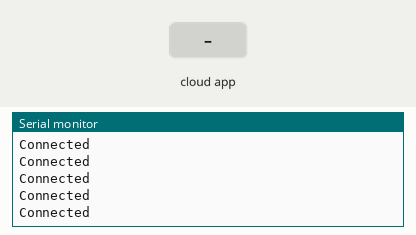
This sketch was run on a simulated ESP8266 (NodeMCU). Parts: the last lines printed to the serial monitor. The inputs (shaded band) are chosen by the test bench. WiFi joins after 1.5 s; servers stay silent unless stated; the ROS host is connected and sends only what is stated.

Above: at 2.7 s.
2.8 s: the phone or cloud app sets linear.x to -100
At 3.17 s:
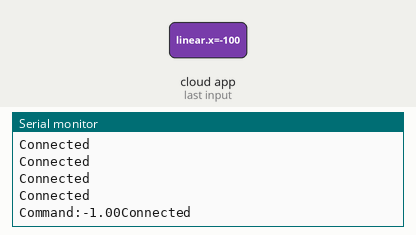
4.4 s: the phone or cloud app sets linear.x to 0
At 4.77 s:
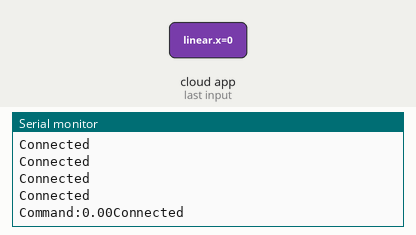

Measured:
- after the input at 2.8 s, the serial monitor: prints a new line after 0.11 s (image 1)
- after the input at 4.4 s, the serial monitor: prints a new line after 0.12 s (image 2)

The sketch:

test_ROS_wifi.ino
```cpp
/*
 * rosserial Publisher Example
 * Prints "hello world!"
 * This intend to connect to a Wifi Access Point
 * and a rosserial socket server.
 * You can launch the rosserial socket server with
 * roslaunch rosserial_server socket.launch
 * The default port is 11411
 *
 * atau Jalankan rosnya manual
 * rosrun rosserial_python serial_node.py tcp
 */
#include <ESP8266WiFi.h>
#include <ros.h>
#include <std_msgs/String.h>
#include <std_msgs/Int16.h>
#include <std_msgs/Float64.h>
#include <sensor_msgs/Range.h>
#include <geometry_msgs/Twist.h>


const char* ssid     = "IRQ-NET";
const char* password = "kupukupu";
// Set the rosserial socket server IP address
IPAddress server(192,168,0,145);
// Set the rosserial socket server port
const uint16_t serverPort = 11411;

ros::NodeHandle nh;
// Make a chatter publisher
std_msgs::String str_msg;
ros::Publisher chatter("chatter", &str_msg);

sensor_msgs::Range range_msg;         // Ultrasonic Range message
std_msgs::Int16 int_msg;

void cmd_velCallback( const geometry_msgs::Twist& CVel){
  //geometry_msgs::Twist twist = twist_msg;
    double vel_x = CVel.linear.x;
    double vel_th = CVel.angular.z;
    double right_vel = 0.0;
    double left_vel = 0.0;
    Serial.print("Command:");
    Serial.print(vel_x);

}

ros::Subscriber<geometry_msgs::Twist> Sub("/turtle1/cmd_vel", &cmd_velCallback );

// Be polite and say hello
char hello[13] = "hello world!";

void setup()
{
  // Use ESP8266 serial to monitor the process
  Serial.begin(115200);
  Serial.println();
  Serial.print("Connecting to ");
  Serial.println(ssid);

  // Connect the ESP8266 the the wifi AP
  WiFi.begin(ssid, password);
  while (WiFi.status() != WL_CONNECTED) {
    delay(500);
    Serial.print(".");
  }
  Serial.println("");
  Serial.println("WiFi connected");
  Serial.println("IP address: ");
  Serial.println(WiFi.localIP());

  // Set the connection to rosserial socket server
  nh.getHardware()->setConnection(server, serverPort);
  nh.initNode();

  // Another way to get IP
  Serial.print("IP = ");
  Serial.println(nh.getHardware()->getLocalIP());

  // Start to be polite
  nh.advertise(chatter);
  nh.subscribe(Sub);
}

void loop()
{

  if (nh.connected()) {
    Serial.println("Connected");
    // Say hello
    str_msg.data = hello;
    chatter.publish( &str_msg );
  } else {
    Serial.println("Not Connected");
  }
  nh.spinOnce();
  // Loop exproximativly at 1Hz
  delay(200);
}
```
